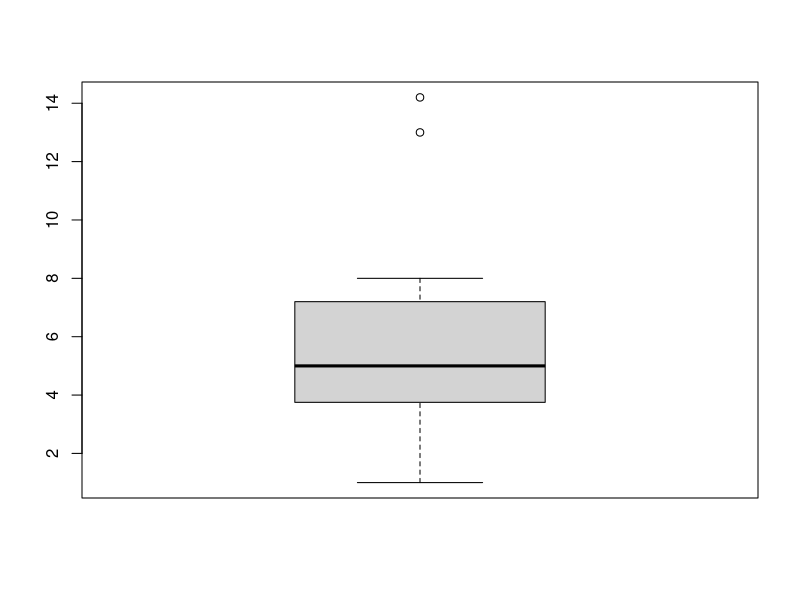
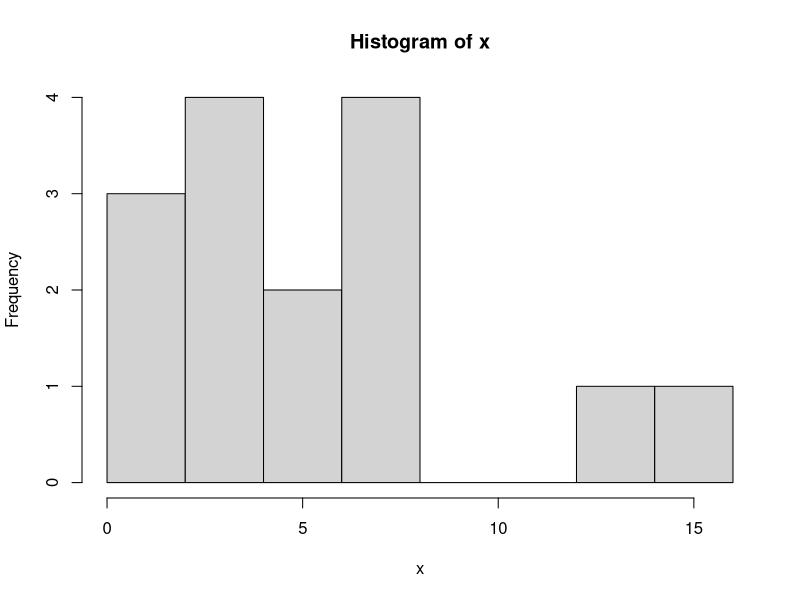
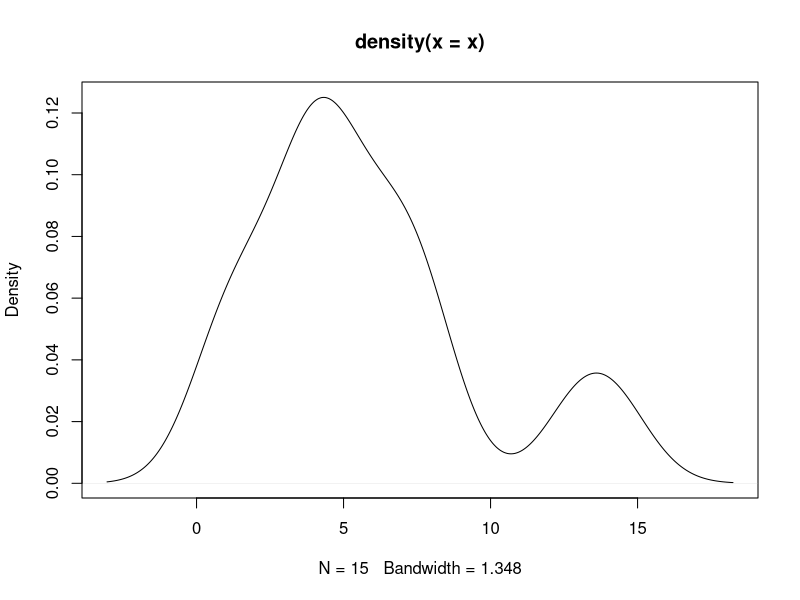

Write the R code that produced these figures, in order.
# create variable with 15 values
x <- c(1, 1, 2, 3.5, 4, 4, 4, 5, 5, 6.5, 7, 7.4, 8, 13, 14.2)
# summary statistics for our variable
# fine mean
mean(x)

# find median
median(x)

# find range
max(x) - min(x)

# find interquartile range (spread of middle of 50% of valus)
IQR(x)

# find standard deviation 
sd(x)

# Frequency Table
# produce frequency table
table(x)

# charts
# produce boxplot
boxplot(x)

# produce histogram
hist(x)

# produce density curve
plot(density(x))
